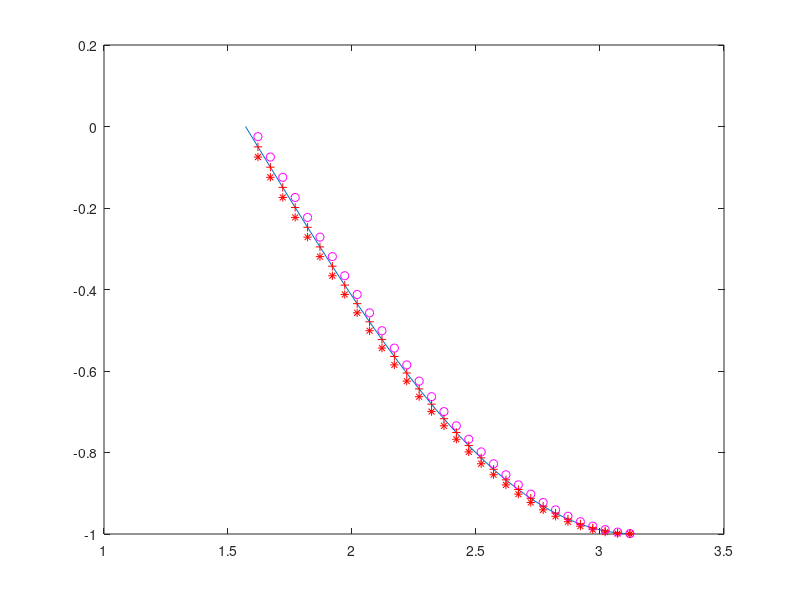

This chart was generated by the following MATLAB code:
fx = @(x)sin(x);
h = 0.05;
N = (pi - pi / 2) / h;
A = pi/2:h:pi;
Chinh_xac = cos(A);
plot(A, Chinh_xac); hold on
for i = 1:N
    X = pi/2+i*h;
    SPT(i) = (feval(fx, pi/2+(i+1)*h) - feval(fx, pi/2+i*h))/h;
    SPN(i) = (feval(fx, pi/2+i*h) - feval(fx, pi/2+(i-1)*h))/h;
    SPTT(i) = (feval(fx, pi/2+(i+1)*h) - feval(fx, pi/2+(i-1)*h)) / (2*h);
    plot(X, SPT(i), 'r*');
    plot(X, SPN(i), 'mo');
    plot(X, SPTT(i), 'r+');
end
